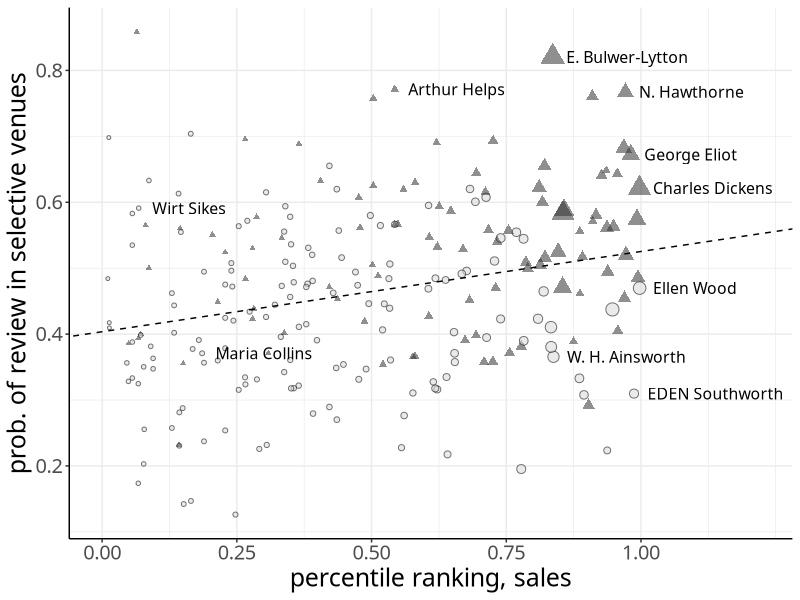
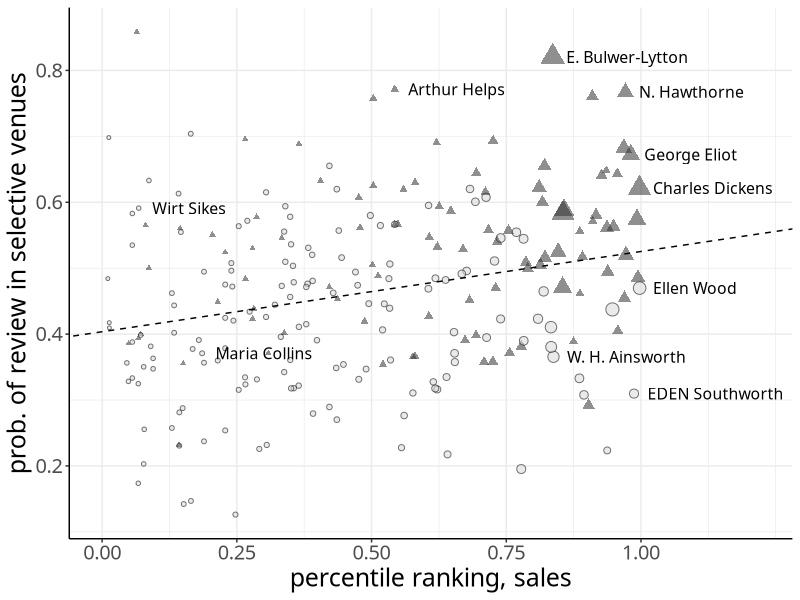

R code for these plots, in order:
library(ggplot2)

this.dir <- dirname(parent.frame(2)$ofile)
setwd(this.dir)
data <- read.csv('../salesdata/pairedwithprestige.csv')

victorians <- data[data$midcareer >= 1840 & data$midcareer < 1875, ]
victorians$reviewed <- as.factor(victorians$reviews > 0)

victorians$plotnames = rep('', length(victorians$author))
victorians$plotnames[victorians$author == 'Dickens, Charles'] <- 'Charles Dickens'
victorians$plotnames[victorians$author == 'Wood, Ellen'] <- 'Ellen Wood'
victorians$plotnames[victorians$author == 'Ainsworth, William Harrison'] <- 'W. H. Ainsworth'
victorians$plotnames[victorians$author == 'Lytton, Edward Bulwer Lytton'] <- 'E. Bulwer-Lytton'
victorians$plotnames[victorians$author == 'Eliot, George'] <- 'George Eliot'
victorians$plotnames[victorians$author == 'Sikes, Wirt'] <- 'Wirt Sikes'
victorians$plotnames[victorians$author == 'Collins, A. Maria'] <- 'Maria Collins'
victorians$plotnames[victorians$author == 'Hawthorne, Nathaniel'] <- 'N. Hawthorne'
victorians$plotnames[victorians$author == 'Southworth, Emma Dorothy Eliza Nevitte'] <- 'EDEN Southworth'
victorians$plotnames[victorians$author == 'Helps, Arthur'] <- 'Arthur Helps'

model = lm(data = victorians, formula = prestige ~ percentile)
intercept = coef(model)[1]
slope = coef(model)[2]

p <- ggplot(victorians, aes(x = percentile, y = prestige, shape = reviewed, color = reviewed, fill = reviewed, size = num_vols, alpha = 0.6)) +
  geom_point() + theme_bw() +
  geom_text(aes(label = plotnames), color = 'black', size = 4, 
            position = position_nudge(x = 0.025), hjust = 0,
            family = 'Avenir Next Medium', alpha = 1) +
  geom_abline(intercept = intercept, slope = slope, linetype = 'dashed') +
  scale_color_manual(values = c('black', 'gray20')) +
  scale_fill_manual(values = c('gray85', 'gray20')) +
  scale_shape_manual(values = c(21, 17)) +
  scale_x_continuous(limits = c(0, 1.22), breaks = c(0, 0.25, 0.5, 0.75, 1)) +
  labs(x = 'percentile ranking, sales', y = 'prob. of review in selective venues') +
  theme(text = element_text(size = 18, family = "Avenir Next Medium"), panel.border = element_blank()) +
  theme(axis.line = element_line(color = 'black'), 
        legend.position = 'none')

tiff("~/Dropbox/book/chapter3/images/C3Fig4victorianfield.tiff", height = 6, width = 9, units = 'in', res=400)
plot(p)
dev.off()
plot(p)
